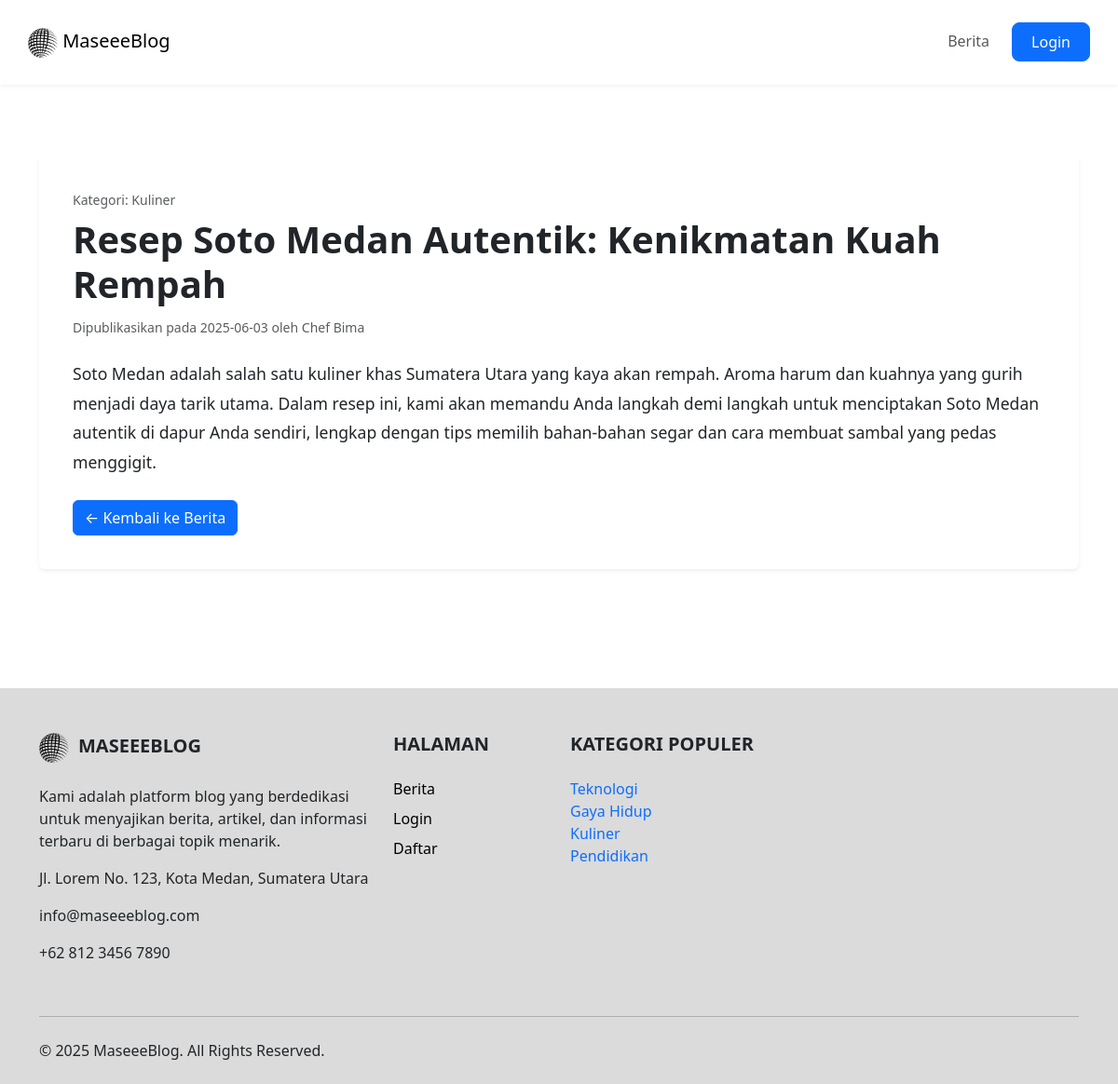
Page /index.php?page=isiblog&id=3 on the committed database.
### tables this page shows
CREATE TABLE `blog` (
  `idblog` int(11) NOT NULL,
  `penulis` varchar(100) NOT NULL,
  `tanggalbuat` date NOT NULL,
  `judul` varchar(255) NOT NULL,
  `isi` mediumtext NOT NULL,
  `idkategori` int(11) NOT NULL
);

CREATE TABLE `kategori` (
  `idkategori` int(11) NOT NULL,
  `namakategori` varchar(255) NOT NULL
);

### file/isiblog.php (the view, shortened to what this page needs)
<?php
global $conn;
$idblog = isset($_GET['id']) ? (int) $_GET['id'] : 0;
if ($idblog > 0) {
    $sql_detail_blog = "SELECT
    blog.idblog,
    blog.penulis,
    blog.tanggalbuat,
    blog.judul,
    blog.isi,
    kategori.namakategori
FROM
    blog
JOIN
    kategori ON blog.idkategori = kategori.idkategori WHERE idblog = ?;";
    $stmt_detail = mysqli_prepare($conn, $sql_detail_blog);
    if ($stmt_detail) {
        mysqli_stmt_bind_param($stmt_detail, "i", $idblog);
        mysqli_stmt_execute($stmt_detail);
        $result_detail = mysqli_stmt_get_result($stmt_detail);
        $blog_data = mysqli_fetch_assoc($result_detail);
    } else {
        $blog_data = null;
        error_log("Error preparing detail blog query: " . mysqli_error($conn));
    }
} else {
    $blog_data = null;
}
?>
<div class="container main-content mt-5 mb-5" style="padding-top: 120px;padding-bottom: 80px;">
    <?php if ($blog_data): ?>
        <article class="card shadow-sm border-0 blog-detail-card">
            <div class="card-body">
                <p class="text-muted mb-2"><small>Kategori: <span
                            class="fw-medium"><?php echo ($blog_data['namakategori']); ?></span></small></p>
                <h1 class="card-title fw-bold mb-3"><?php echo ($blog_data['judul']); ?></h1>
                <p class="card-subtitle text-muted mb-4"><small>Dipublikasikan pada
                        <?php echo ($blog_data['tanggalbuat']); ?> oleh <span
                            class="fw-medium"><?php echo ($blog_data['penulis']); ?></span></small>
                </p>
                <div class="blog-content mb-4">
                    <?php echo nl2br(($blog_data['isi'])); ?>
                </div>
                <a href="index.php?page=blog" class="btn btn-primary">&larr; Kembali ke Berita</a>
            </div>
        </article>
    <?php endif; ?>
</div>

### include/template/footer.php (shortened to what this page needs)
<?php
global $query_kategori;
global $cari;
mysqli_data_seek($query_kategori, 0);
$query_footer = $query_kategori;
?>
<footer class="pt-5 pb-4" style="background-color:#dbdbdb">
    <div class="container">
        <div class="row">
            <div class="col-lg-4 col-md-6 mb-4">
                <h5 class="text-uppercase fw-bold mb-4"><img src="./include/img/logo.png" alt=""
                        style="width:32px;height:32px;margin-right:10px">MaseeeBlog</h5>
                <p>
                    Kami adalah platform blog yang berdedikasi untuk menyajikan berita, artikel, dan informasi
                    terbaru di berbagai topik menarik.
                </p>
                <p>Jl. Lorem No. 123, Kota Medan, Sumatera Utara</p>
                <p>info@maseeeblog.com</p>
                <p>+62 812 3456 7890</p>
            </div>
            <div class="col-lg-2 col-md-6 mb-4">
                <h5 class="text-uppercase fw-bold mb-4">Halaman</h5>
                <ul class="list-unstyled">
                    <li><a href="index.php?page=blog" class="text-black text-decoration-none mb-2 d-block">Berita</a>
                    </li>
                    <?php if (isset($_SESSION['username'])): ?>
                        <li><a href="index.php?page=admin" class="text-black text-decoration-none mb-2 d-block">Admin
                                Page</a></li>
                    <?php else: ?>
                        <li><a href="index.php?page=login" class="text-black text-decoration-none mb-2 d-block">Login</a>
                        </li>
                        <li><a href="index.php?page=register"
                                class="text-black text-decoration-none mb-2 d-block">Daftar</a></li>
                    <?php endif; ?>
                </ul>
            </div>
            <div class="col-lg-3 col-md-6 mb-4">
                <h5 class="text-uppercase fw-bold mb-4">Kategori Populer</h5>
                <ul class="list-unstyled">
                        <?php
                        if ($query_footer instanceof mysqli_result && mysqli_num_rows($query_footer) > 0) {
                            while (
                                $rowkategori = mysqli_fetch_assoc($query_footer)
                            ) {
                                ?>
                                <li class="list-group-item"><a href="?page=blog&kategori=<?php echo htmlspecialchars($rowkategori['idkategori']);
                                if (!empty($cari)) {
                                    echo '&cari=' . urlencode(htmlspecialchars($cari));
                                }
                                ?>"
                                        class="text-decoration-none text-gray-700 d-block"><?php echo htmlspecialchars($rowkategori['namakategori']) ?></a>
                                </li>
                            <?php }
                        } else {
                            echo '<li class="list-group-item text-muted">Tidak ada kategori.</li>';
                        } ?>
                </ul>
            </div>
        </div>
        <hr class="mb-4">
        <div class="row align-items-center">
            <div class="col-md-7 col-lg-8 text-center text-md-start">
                <p class="mb-0">&copy; 2025 MaseeeBlog. All Rights Reserved.</p>
            </div>
        </div>
    </div>
</footer>

### file/isiblog.php (style rules this page uses)
.blog-detail-card { padding: 20px; }
.blog-content { line-height: 1.8; font-size: 1.1rem; }

### rows in the picture
blog: idkategori.namakategori "Kuliner", judul "Resep Soto Medan Autentik: Kenikmatan Kuah Rempah", tanggalbuat "2025-06-03", penulis "Chef Bima", isi "Soto Medan adalah salah satu kuliner khas Sumatera Utara yang kaya akan rempah. Aroma harum dan kuahnya yang gurih menjadi daya tarik utama. Dalam resep ini, kami akan memandu Anda langkah demi langkah untuk menciptakan Soto Medan autentik di dapur Anda sendiri, lengkap dengan tips memilih bahan-bahan segar dan cara membuat sambal yang pedas menggigit."
kategori: namakategori "Teknologi"
kategori: namakategori "Gaya Hidup"
kategori: namakategori "Kuliner"
kategori: namakategori "Pendidikan"
